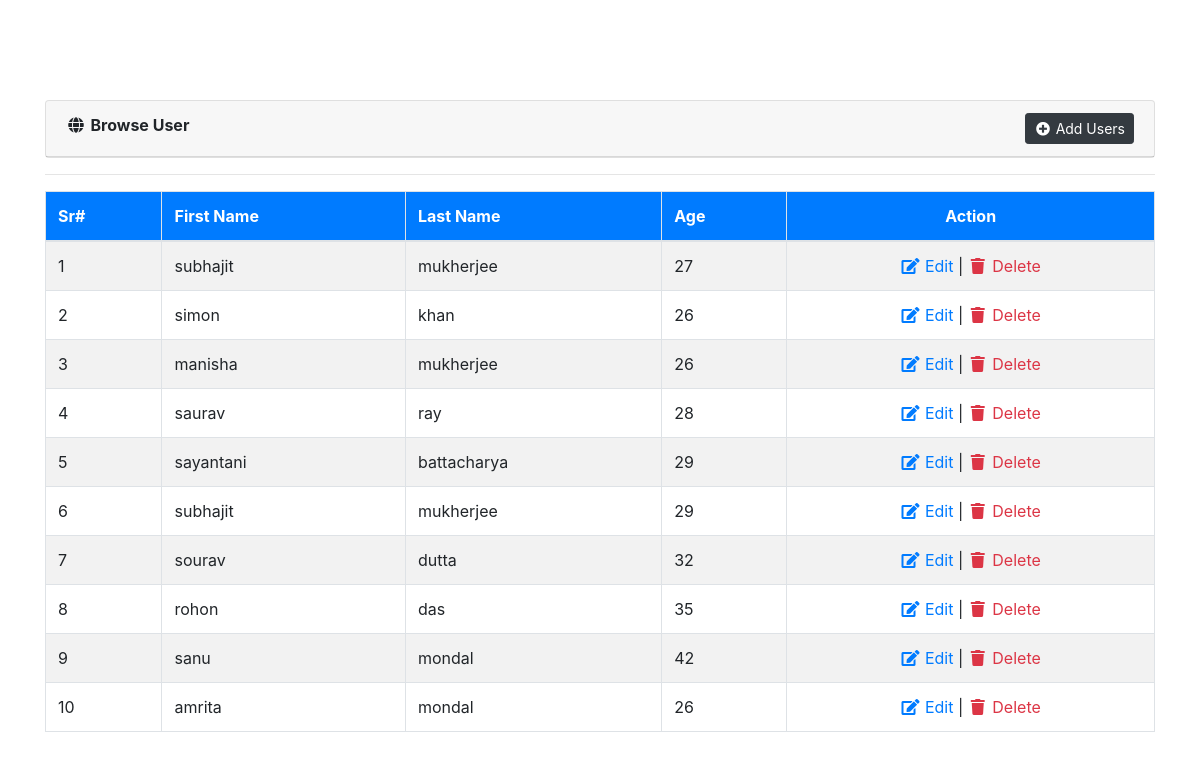
The page / on the database its author committed.
### tables this page shows
CREATE TABLE `student` (
  `id` int(11) NOT NULL,
  `fname` varchar(30) DEFAULT NULL,
  `lname` varchar(30) DEFAULT NULL,
  `age` int(11) DEFAULT NULL
);

### db.php (called while the page is built, shortened)
<?php
class database
{
    protected function connect()
    {
        $this->host = 'localhost';
        $this->dbusername = 'root';
        $this->dbpassword = '';
        $this->dbname = 'snigdhadeb';
        $conn = new mysqli($this->host, $this->dbusername, $this->dbpassword, $this->dbname);
        return $conn;
    }
}
class query1 extends database
{
    public function getdata($tname, $field = '*', $conditionArr = '', $order_by_filed = '', $order_by_type = 'desc', $limit = '')
    {
        $sql = "select $field from $tname";
        $query = $this->connect()->query($sql);
        if ($query->num_rows > 0) {
            $arr = array();
            while ($row = $query->fetch_assoc()) {
                $arr[] = $row;
            }
            return $arr;
        } else {
            return 0;
        }
    }
}

### index.php (the view, shortened to what this page needs)
<?php
include('db.php');
$obj = new query1();
$result = $obj->getdata('student');
?>
<!doctype html>
<html lang="en-US">
<head>
   <link rel="stylesheet" href="https://stackpath.bootstrapcdn.com/bootstrap/4.2.1/css/bootstrap.min.css">
   <link rel="stylesheet" href="https://use.fontawesome.com/releases/v5.6.3/css/all.css">
</head>
<body>
   <div class="container">
      <div class="card">
         <div class="card-header"><i class="fa fa-fw fa-globe"></i> <strong>Browse User</strong> <a href="insert.php" class="float-right btn btn-dark btn-sm"><i class="fa fa-fw fa-plus-circle"></i> Add Users</a></div>
      </div>
      <hr>
      <div>
         <table class="table table-striped table-bordered">
            <thead>
               <tr class="bg-primary text-white">
                  <th>Sr#</th>
                  <th>First Name</th>
                  <th>Last Name</th>
                  <th>Age</th>
                  <th class="text-center">Action</th>
               </tr>
            </thead>
            <tbody>
               <?php
               if (isset($result['0'])) {
                  $i = 1;
                  foreach ($result as $list) {
               ?>
                     <tr>
                        <td><?php echo $i; ?></td>
                        <td><?php echo $list['fname']; ?></td>
                        <td><?php echo $list['lname']; ?></td>
                        <td><?php echo $list['age']; ?></td>
                        <td align="center">
                           <a href="insert.php?type=edit&id=<?php echo $list['id']; ?>" class="text-primary"><i class="fa fa-fw fa-edit"></i> Edit</a> |
                           <a href="?type=delete&id=<?php echo $list['id']; ?>" class="text-danger"><i class="fa fa-fw fa-trash"></i> Delete</a>
                        </td>
                     </tr>
                  <?php $i++;
                  }
               } else { ?>
                  <tr>
                     <td colspan="6" align="center">No Records Found!</td>
                  </tr>
               <?php } ?>
            </tbody>
         </table>
      </div>
   </div>
</body>
</html>

### index.php (style rules this page uses)
.container { margin-top: 100px; }

### rows shown on the page
student: fname "subhajit", lname "mukherjee", age "27"
student: fname "simon", lname "khan", age "26"
student: fname "manisha", lname "mukherjee", age "26"
student: fname "saurav", lname "ray", age "28"
student: fname "sayantani", lname "battacharya", age "29"
student: fname "subhajit", lname "mukherjee", age "29"
student: fname "sourav", lname "dutta", age "32"
student: fname "rohon", lname "das", age "35"
student: fname "sanu", lname "mondal", age "42"
student: fname "amrita", lname "mondal", age "26"
